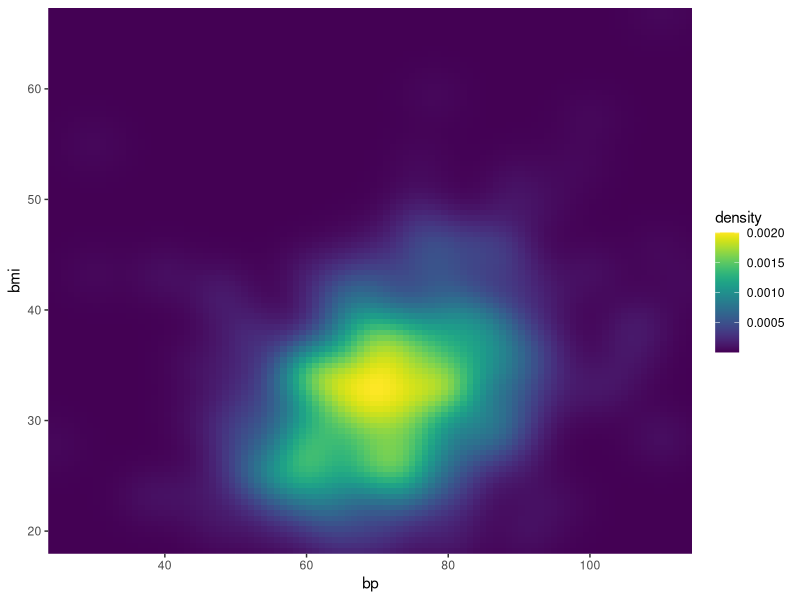
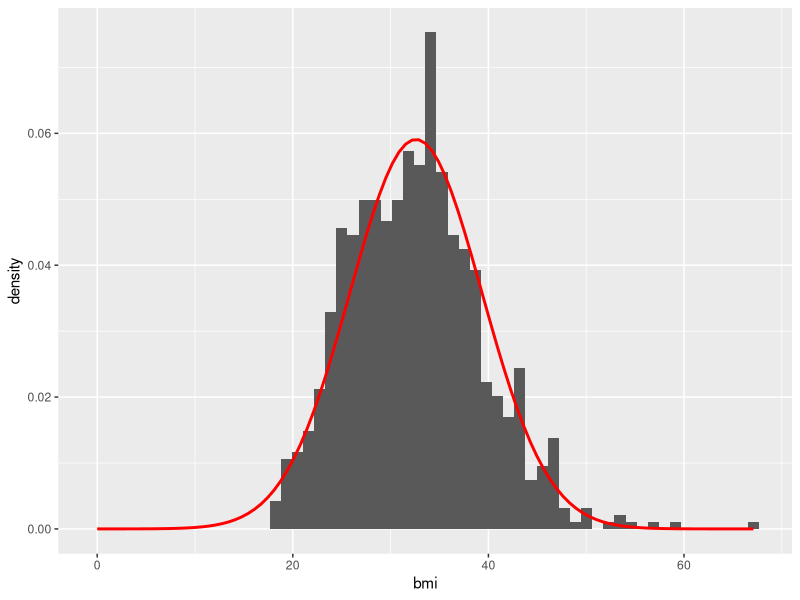
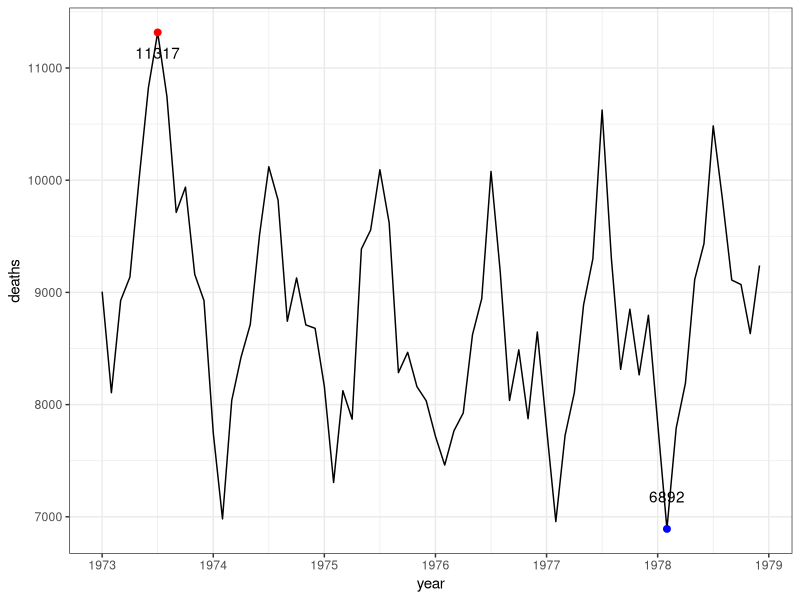
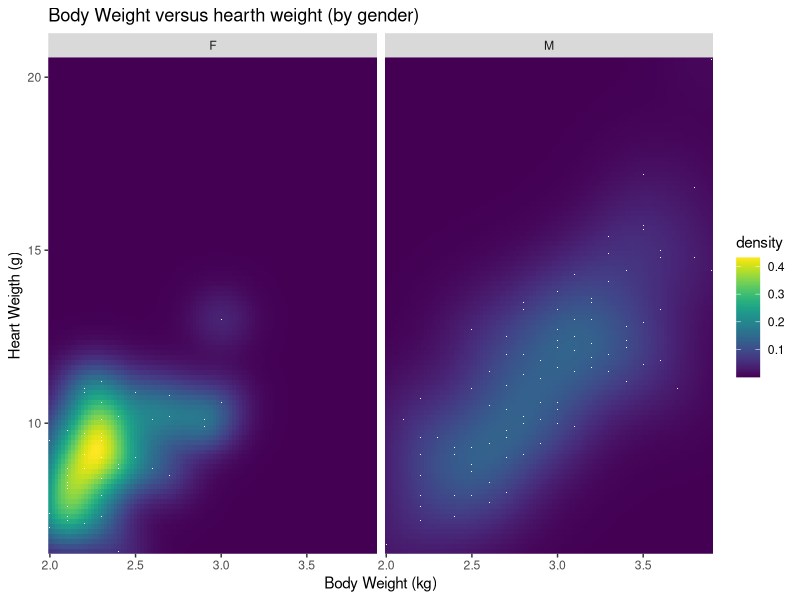
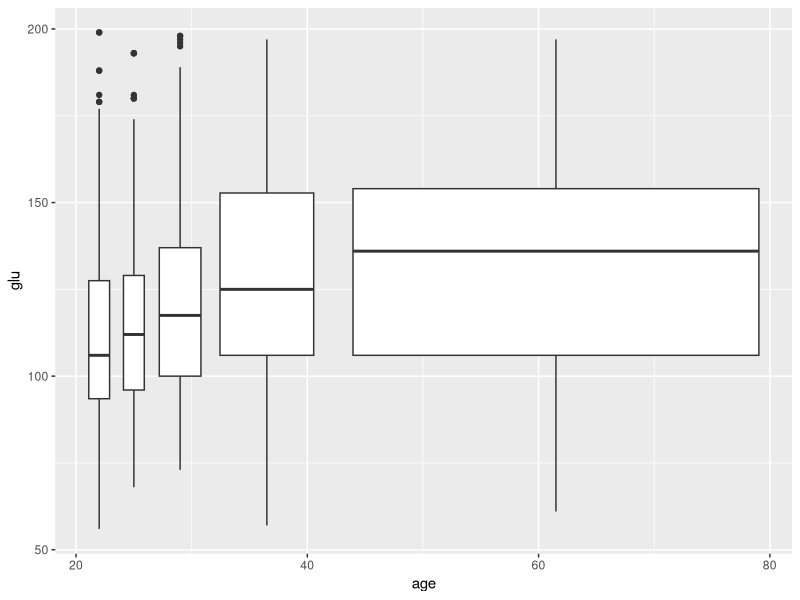
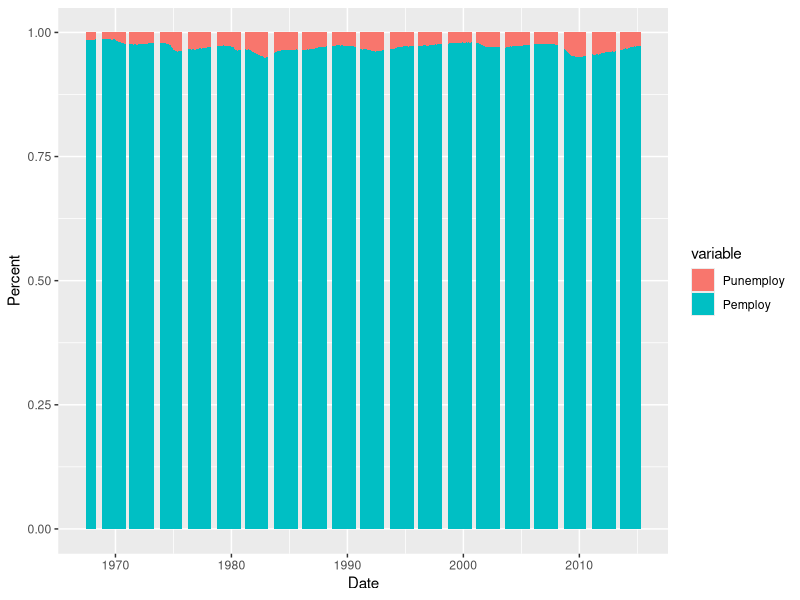

Here is the R script that generated these plots, in order: (Note: this script raises an error after producing the figures.)
## ---- chunk 1
knitr::opts_chunk$set(echo = TRUE)
## ---- chunk 2
library(ggplot2)
library(MASS)
library(viridis)
library(data.table)

head(Pima.te)
head(Pima.tr)
head(Pima.tr2)
df <- rbind(Pima.te, Pima.tr, Pima.tr2)
setDT(df)
df

ggplot(data = df, aes(x = bp, y = bmi)) +
  stat_density_2d(geom = "raster", aes(fill = stat(density)), contour = FALSE) +
  scale_fill_viridis() +
  coord_cartesian(expand = FALSE)
## ---- chunk 3
ggplot(data = df, aes(x = bmi)) +
  geom_histogram(aes(y = ..density..), bins = 60) +
  stat_function(fun = dnorm,
                args = list(mean = mean(df$bmi, na.rm = TRUE),
                            sd = sd(df$bmi, na.rm = TRUE)),
                lwd = 1,
                col = 'red') +
  expand_limits(x = 0)
## ---- chunk 4
accd <- data.frame(deaths = as.matrix(accdeaths),
                   year = as.numeric(time(accdeaths)))
head(accd)
ggplot(accd, aes(x = year, y = deaths)) +
  geom_line() +
  geom_point(data = accd[which.min(accd$deaths),],
             col = "blue", size = 2) +
  geom_point(data = accd[which.max(accd$deaths),],
             col = "red", size = 2) +
  geom_text(data = accd[which.max(accd$deaths),],
            aes(label = deaths), vjust = 2.2) +
  geom_text(data = accd[which.min(accd$deaths),],
            aes(label = deaths), vjust = -2.2) +
  theme_bw()
## ---- chunk 5
head(cats)
ggplot(data = cats, aes(x = Bwt, y = Hwt)) +
  stat_density2d(geom = "raster", aes(fill = stat(density)), contour = FALSE) +
  facet_wrap(.~ Sex) +
  scale_fill_viridis() +
  coord_cartesian(expand = FALSE) +
  geom_point(shape = '.', col = 'white') +
  labs(y = "Heart Weigth (g)", x = "Body Weight (kg)",
       title = "Body Weight versus hearth weight (by gender)")
## ---- chunk 6
table(cut_number(df$age, 5))
ggplot(df, aes(x = age, y = glu)) +
  geom_boxplot(aes(group = cut_number(age, 5)))
## ---- chunk 7
head(economics)
eco_data <- economics
setDT(eco_data)
eco_data[, `:=`(Punemploy = unemploy / pop, Pemploy = (pop - unemploy) / pop)]

ggplot(melt(eco_data, id.vars = "date", measure.vars = c("Punemploy", "Pemploy")), 
       aes(x = date)) +
  geom_bar(aes(y = value, fill = variable), stat = "identity", position = "stack") +
  labs(y = "Percent", x = "Date", main = "Proportions of unemployed to employed")
## ---- chunk 8
ggplot(river_data, aes(x = LEVEL,group = MONTH)) +  
  geom_density()
## ---- chunk 9
ggplot(river_data, aes(x = LEVEL,group = MONTH, color = month.abb[MONTH])) +  
  geom_density() +
  scale_color_discrete(name = "Month") +
  labs(title = "Density plot of level by month from 2000 to 2006") +
  theme_bw()
